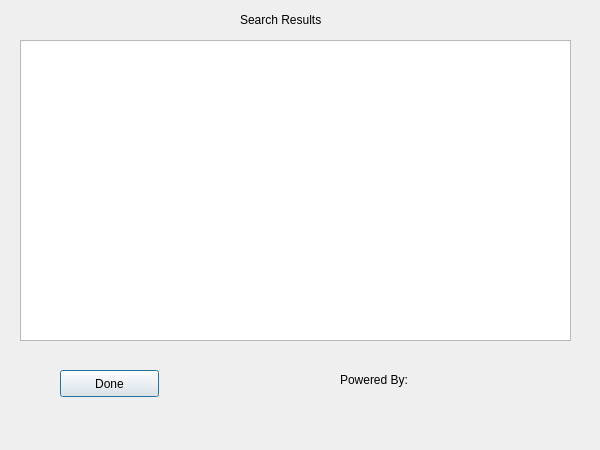
<?xml version="1.0" encoding="UTF-8"?>
<ui version="4.0">
 <class>Results</class>
 <widget class="QDialog" name="Results">
  <property name="geometry">
   <rect>
    <x>0</x>
    <y>0</y>
    <width>600</width>
    <height>450</height>
   </rect>
  </property>
  <property name="windowTitle">
   <string>Dialog</string>
  </property>
  <widget class="QTextBrowser" name="textBrowser">
   <property name="geometry">
    <rect>
     <x>20</x>
     <y>40</y>
     <width>551</width>
     <height>301</height>
    </rect>
   </property>
  </widget>
  <widget class="QLabel" name="label">
   <property name="geometry">
    <rect>
     <x>450</x>
     <y>360</y>
     <width>131</width>
     <height>51</height>
    </rect>
   </property>
   <property name="text">
    <string/>
   </property>
  </widget>
  <widget class="QLabel" name="label_2">
   <property name="geometry">
    <rect>
     <x>340</x>
     <y>370</y>
     <width>91</width>
     <height>20</height>
    </rect>
   </property>
   <property name="text">
    <string>Powered By:</string>
   </property>
  </widget>
  <widget class="QPushButton" name="pushButton">
   <property name="geometry">
    <rect>
     <x>60</x>
     <y>370</y>
     <width>99</width>
     <height>27</height>
    </rect>
   </property>
   <property name="text">
    <string>Done</string>
   </property>
  </widget>
  <widget class="QLabel" name="label_3">
   <property name="geometry">
    <rect>
     <x>240</x>
     <y>10</y>
     <width>111</width>
     <height>20</height>
    </rect>
   </property>
   <property name="text">
    <string>Search Results</string>
   </property>
  </widget>
 </widget>
 <resources/>
 <connections/>
</ui>
